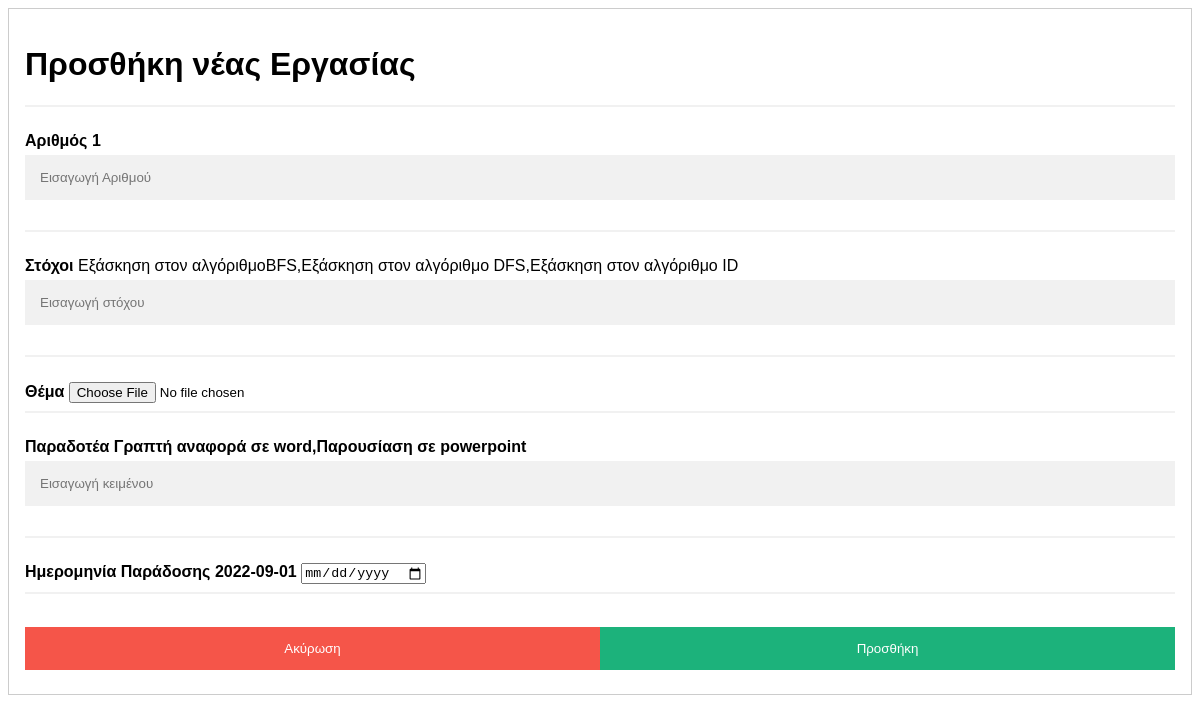
The app's page /editHomework.php?link=1 (signed in) with its own data.
### tables this page shows
CREATE TABLE `homework` (
  `Number` int(11) NOT NULL,
  `Goal` varchar(225) NOT NULL,
  `Subject` varchar(225) NOT NULL,
  `Delivered` varchar(225) NOT NULL,
  `Date` date NOT NULL
);

### editHomework.php (the view, shortened to what this page needs)
<?php
    include "functions.php";
    if($_GET['link'] == true){
        $id = $_GET['link'];
        $sql = "SELECT * FROM homework WHERE Number = '$id'";
        $data = mysqli_query($conn, $sql);
        $row = mysqli_fetch_assoc($data);
    }
?>
<!DOCTYPE html>
<html>
    <body>
    <form action="" method="post" enctype="multipart/form-data" style="border:1px solid #ccc">
        <div class="container">
            <h1>Προσθήκη νέας Εργασίας</h1>
            <hr>
            <label for="number"><b>Αριθμός <?php echo $row["Number"];?></b></label>
            <input type="text" placeholder="Εισαγωγή Αριθμού" name="number" required>
            <hr>
            <label for="goal"><b>Στόχοι </b><?php echo $row["Goal"];?></label>
            <input type="text" name="goal" placeholder="Εισαγωγή στόχου" required>
            <hr>
            <label for="file"><b>Θέμα </b></label>
            <input type="file" name="documentToUpload" id="fileToUpload" required>
            <hr>
            <label for="delivered"><b>Παραδοτέα <?php echo $row["Delivered"];?></b></label>
            <input type="text" placeholder="Εισαγωγή κειμένου" name="delivered" required>
            <hr>
            <label for="date"><b>Ημερομηνία Παράδοσης  <?php echo $row["Date"];?></b></label>
            <input type="date" placeholder="Εισαγωγή κειμένου" name="date" required>
            <hr>
            <div class="clearfix">
                <a href="homework.php">
                    <button type="button" class="cancelbtn">Ακύρωση</button>
                <button type="submit" class="add" name="add-button">Προσθήκη</button>
            </div>
        </div>
    </form>
    </body>
</html>

### editHomework.php (style rules this page uses)
body { font-family: Arial, Helvetica, sans-serif; }
* { box-sizing: border-box }
input[type=text], input[type=password] { width: 100%; padding: 15px; margin: 5px 0 22px 0; display: inline-block; border: none; background: #f1f1f1; }
hr { border: 1px solid #f1f1f1; margin-bottom: 25px; }
button { background-color: #04AA6D; color: white; padding: 14px 20px; margin: 8px 0; border: none; cursor: pointer; width: 100%; opacity: 0.9; }
.cancelbtn { padding: 14px 20px; background-color: #f44336; }
.cancelbtn, .add { float: left; width: 50%; }
.container { padding: 16px; }
.clearfix::after { content: ""; clear: both; display: table; }

### records on screen
homework: Number "1", Goal "Εξάσκηση στον αλγόριθμοBFS,Εξάσκηση στον αλγόριθμο DFS,Εξάσκηση στον αλγόριθμο ID", Delivered "Γραπτή αναφορά σε word,Παρουσίαση σε powerpoint", Date "2022-09-01"
